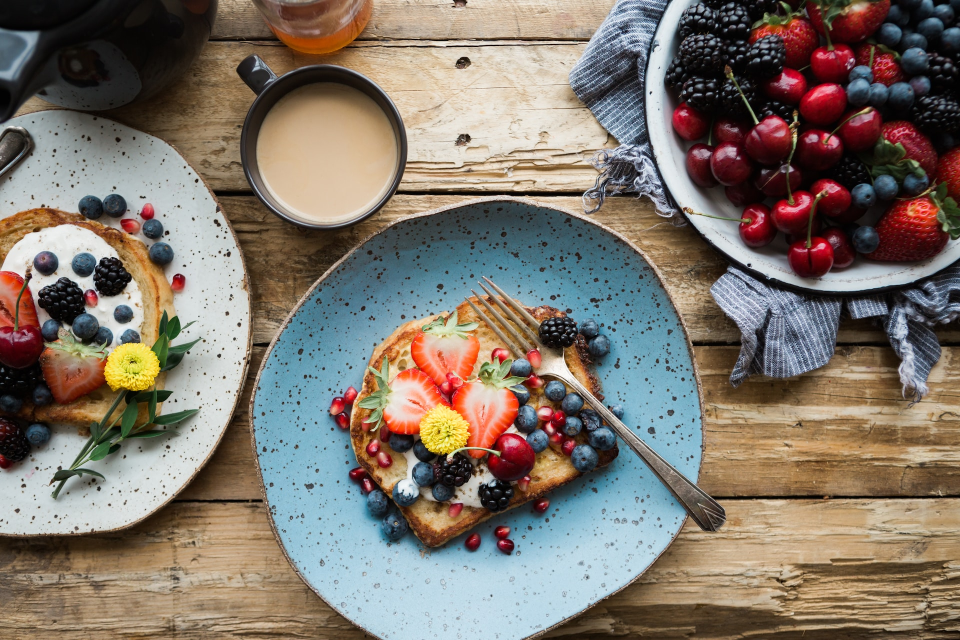
#> input picture group 413/lab2/Vilinskyi Taras/berries.jpeg, 1920 x 1280 px (shown at 1/2 size)
$ jupyter execute lab2_variant_5.ipynb
#> lines starting #> are read from the running program, lines starting #| are printed output that depends on the picture
# Лабораторна робота №5
Суміщення зображень на основі використання дескрипторів

### Завдання
Вибрати з інтернету набори зображень з різною контрастністю і різним флуктуаціями освітленості. Для кожного зображення побудувати варіант спотвореного (видозміненого зображення). Для кожної отриманої пари побудувати дескриптор і проаналізувати можливість суміщення цих зображень і з визначення параметрів геметричних перетворень (кут повороту, зміщень в напрямку х і напрямку y).

### Варіант №5

5. A-KAZE

Для перевірки збігів необхідно написати власну функцію матчінгу, а результати її роботи перевірити засобами OpenCV. Якщо повної реалізації дескриптора не має в OpenCV, то такий необхідно створити власну функцію побудови цих дискрипторів. У цьому випадку матчінг можна здійснювати стандартними засобами (якщо це можливо).

[cell 1]
import cv2
import numpy as np
import matplotlib.pyplot as plt

[cell 2]
img1 = cv2.imread("berries.jpeg", cv2.IMREAD_GRAYSCALE)
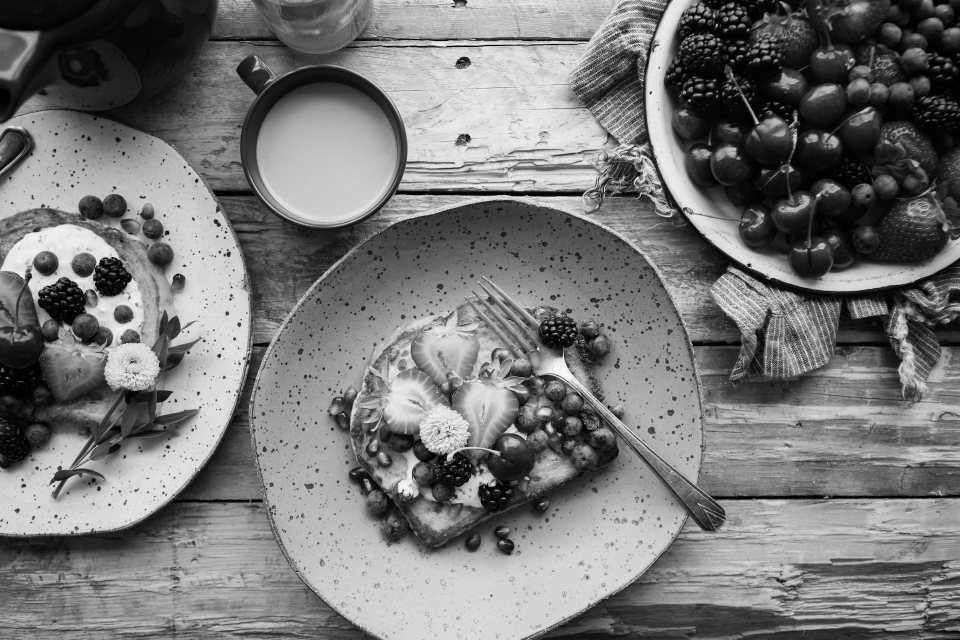
#> img1: shape (1280, 1920) (shown at 1/2 size); min 0, max 255, mean 119.2
img2 = cv2.rotate(img1[800:1300, 800:1300], cv2.ROTATE_90_CLOCKWISE)
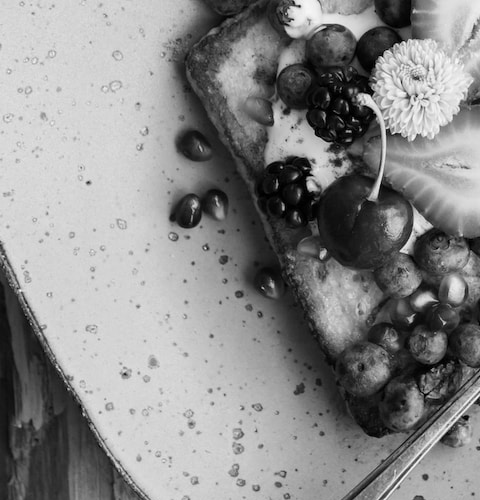
#> img2: shape (500, 480); min 0, max 251, mean 137.8

[cell 3]
def cv_bf_matcher(image: np.ndarray, query: np.ndarray, n_matches: int = 10) -> np.ndarray:
#> called with n_matches = 10
    akaze = cv2.AKAZE_create()

    kp1, des1 = akaze.detectAndCompute(image, None)
#> kp1 = 10091 keypoints; strongest (x, y, size): (926, 124, 16.1), (247, 630, 22.8), (172, 567, 22.8), (438, 711, 5.7)
    kp2, des2 = akaze.detectAndCompute(query, None)
#> kp2 = 684 keypoints; strongest (x, y, size): (310, 185, 8.1), (322, 177, 16.1), (300, 166, 16.1), (311, 186, 5.7)

    # cv2.NORM_HAMMING for binary feature descriptors
    bf = cv2.BFMatcher(cv2.NORM_HAMMING, crossCheck=True)

    matches = bf.match(des1, des2)
#> matches = 661 matches
    matches = sorted(matches, key=lambda x: x.distance)

    img_matches = cv2.drawMatches(image, kp1, query, kp2, matches[:n_matches], None, flags=cv2.DrawMatchesFlags_NOT_DRAW_SINGLE_POINTS)
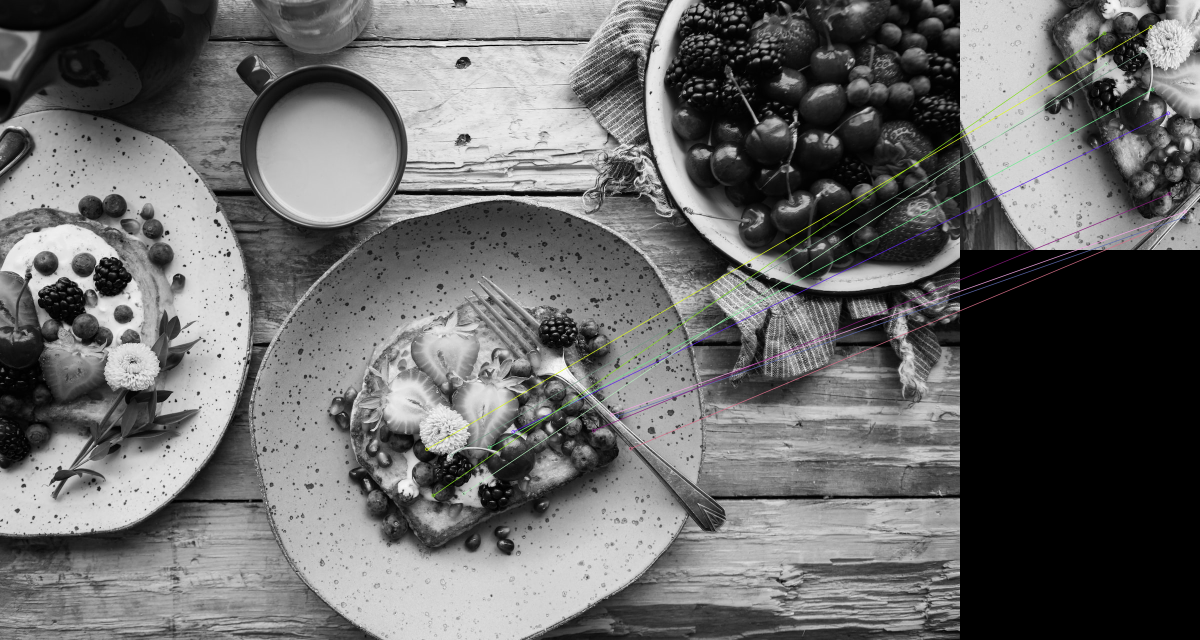
#> img_matches: shape (1280, 2400, 3) (shown at 1/2 size); mean of channels 0, 1, 2 106.3, 106.5, 106.4; drawn as B, G, R
    # img_matches = cv2.cvtColor(img_matches, cv2.COLOR_BGR2RGB)
    return img_matches

[cell 4]
def custom_matcher(
        image: np.ndarray,
        query: np.ndarray,
        threshold: float = 0.5,
        n_matches: int = 10
    ) -> np.ndarray:
#> called with threshold = 0.5, n_matches = 10
    akaze = cv2.AKAZE_create()

    kp1, des1 = akaze.detectAndCompute(image, None)
    kp2, des2 = akaze.detectAndCompute(query, None)

    matches = []
    for i, d1 in enumerate(des1):
        distances = np.linalg.norm(d1-des2, axis=1)
        min_idx = np.argmin(distances)
        min_dist = distances[min_idx]
        if min_dist < threshold:
            matches.append(cv2.DMatch(i, min_idx, min_dist))
#> this loop made 10091 passes
#> (min_idx, min_dist) on passes 1 to 3: (616, 867.1), (229, 963.7), (475, 751.1)
#> after the loop, matches = 43 matches

    matches = sorted(matches, key=lambda x: x.distance)
    img_matches = cv2.drawMatches(image, kp1, query, kp2, matches[:n_matches], None, flags=cv2.DrawMatchesFlags_NOT_DRAW_SINGLE_POINTS)
    # img_matches = cv2.cvtColor(img_matches, cv2.COLOR_BGR2RGB)
    return img_matches

$ run again, with group 413/lab2/Vilinskyi Taras/top_view.jpeg copied over group 413/lab2/Vilinskyi Taras/berries.jpeg
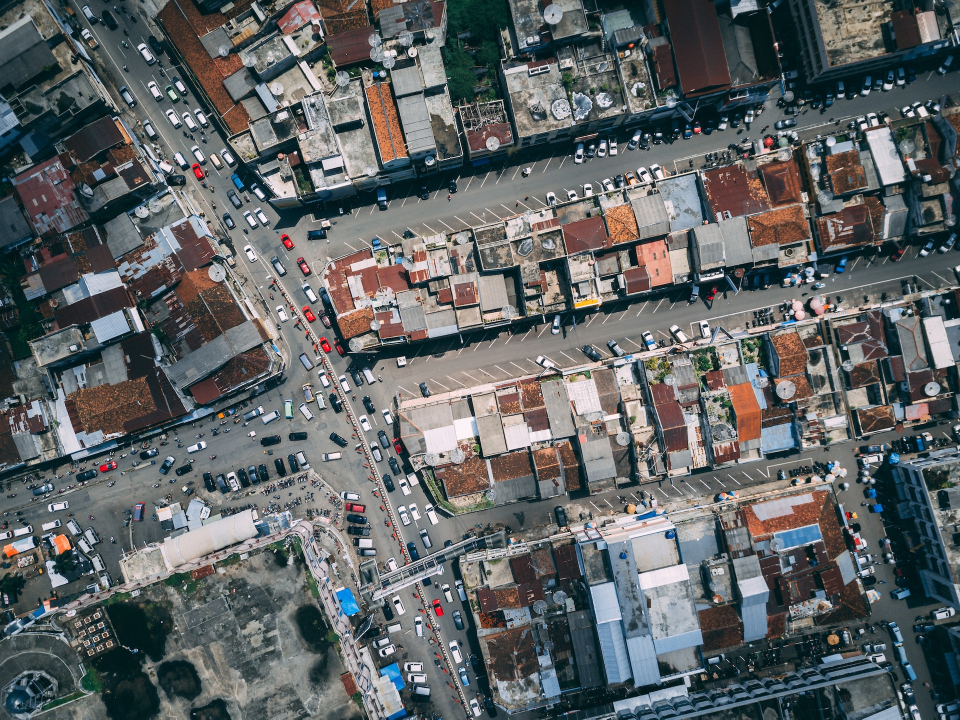
#> input picture group 413/lab2/Vilinskyi Taras/top_view.jpeg, 1920 x 1439 px (shown at 1/2 size)
#> `img2 = cv2.rotate(img1[800:1300, 800:1300], cv2.ROTATE_90_CLOCKWISE)`:
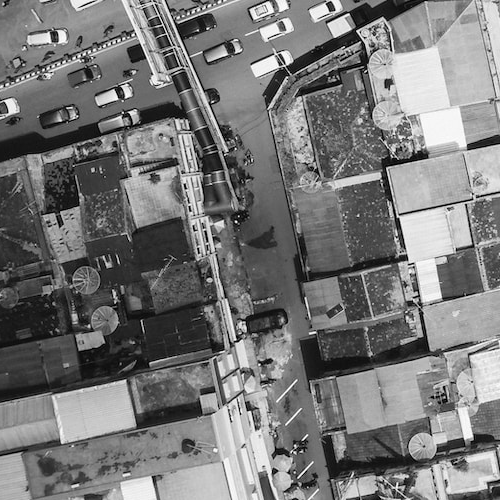
#> img2: shape (500, 500); min 0, max 255, mean 119.7
#> in cv_bf_matcher, `kp1, des1 = akaze.detectAndCompute(image, None)`: kp1 = 22537 keypoints; strongest (x, y, size): (1272, 276, 8.1), (1821, 228, 8.1), (1727, 252, 8.1), (1206, 291, 8.1)
#> in cv_bf_matcher, `kp2, des2 = akaze.detectAndCompute(query, None)`: kp2 = 1549 keypoints; strongest (x, y, size): (388, 83, 8.1), (111, 96, 8.1), (288, 58, 8.1), (113, 95, 5.7)
#> in cv_bf_matcher, `matches = bf.match(des1, des2)`: matches = 1510 matches
#> in cv_bf_matcher, `img_matches = cv2.drawMatches(image, kp1, query, kp2, matches[:n_match..`:
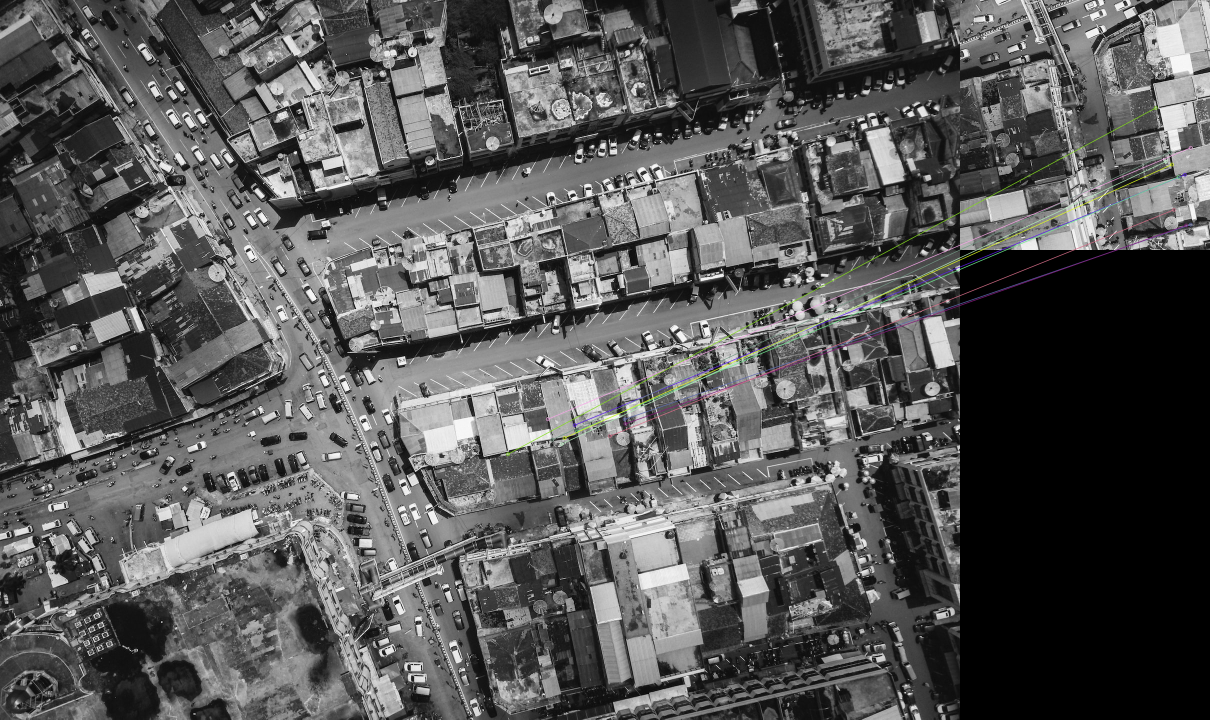
#> img_matches: shape (1439, 2420, 3) (shown at 1/2 size); mean of channels 0, 1, 2 87.3, 87.3, 87.3; drawn as B, G, R
#> the loop in custom_matcher, `for i, d1 in enumerate(des1):` made 22537 passes
#> (min_idx, min_dist) on passes 1 to 3: (973, 867.1), (18, 877.7), (236, 759.2)
#> after the loop in custom_matcher, `for i, d1 in enumerate(des1):`: matches = 161 matches
